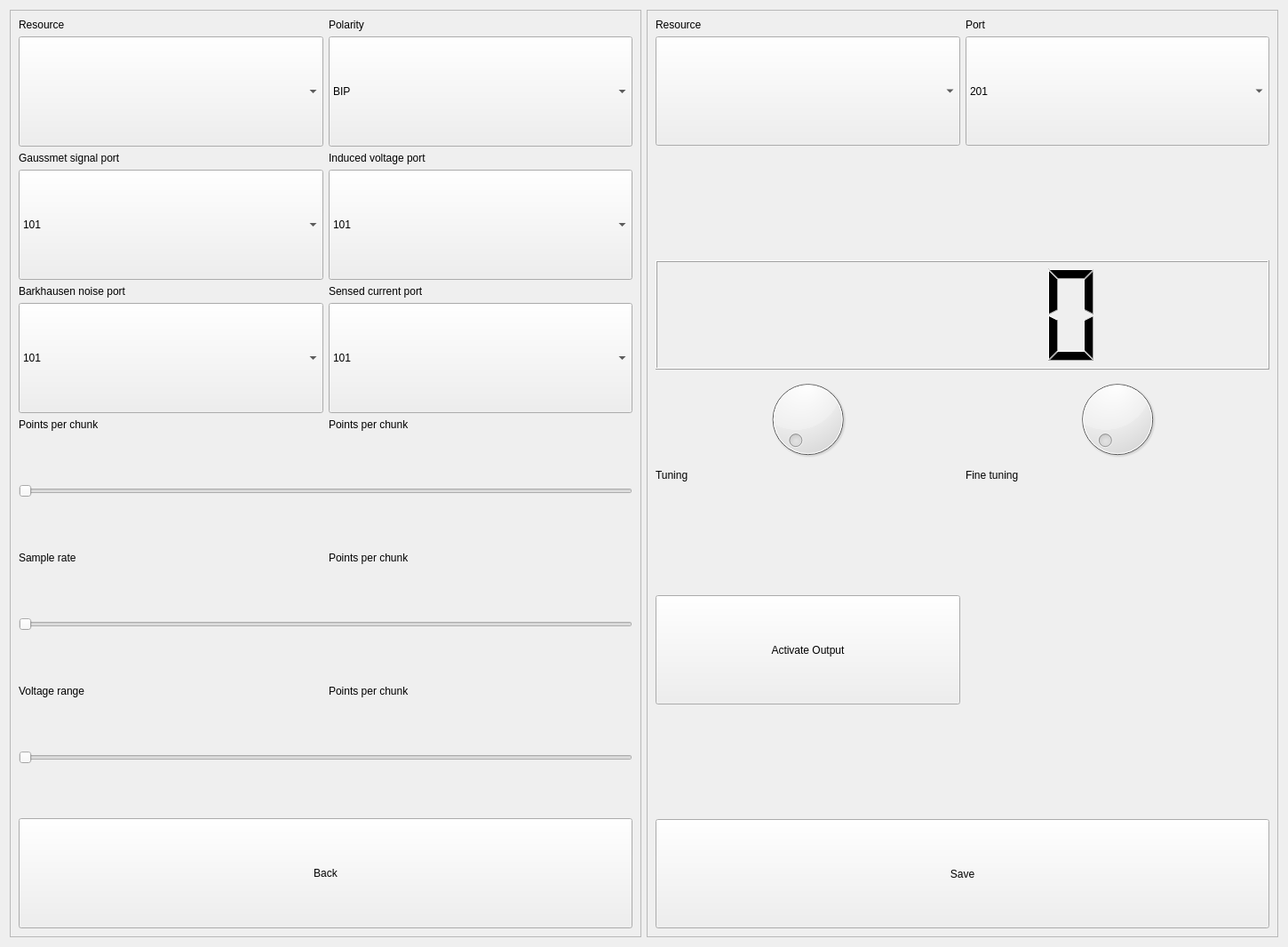
<?xml version="1.0" encoding="UTF-8"?>
<ui version="4.0">
 <class>MeasDeviceSettings</class>
 <widget class="QWidget" name="MeasDeviceSettings">
  <property name="geometry">
   <rect>
    <x>0</x>
    <y>0</y>
    <width>1450</width>
    <height>1066</height>
   </rect>
  </property>
  <property name="windowTitle">
   <string>MeasDeviceSettings</string>
  </property>
  <layout class="QGridLayout" name="gridLayout_3">
   <item row="0" column="0">
    <widget class="QFrame" name="frame">
     <property name="frameShape">
      <enum>QFrame::StyledPanel</enum>
     </property>
     <property name="frameShadow">
      <enum>QFrame::Raised</enum>
     </property>
     <layout class="QGridLayout" name="gridLayout">
      <item row="6" column="1">
       <widget class="QComboBox" name="comboBox_induced_voltage_port">
        <property name="sizePolicy">
         <sizepolicy hsizetype="Preferred" vsizetype="Preferred">
          <horstretch>0</horstretch>
          <verstretch>0</verstretch>
         </sizepolicy>
        </property>
        <item>
         <property name="text">
          <string>101</string>
         </property>
        </item>
        <item>
         <property name="text">
          <string>102</string>
         </property>
        </item>
        <item>
         <property name="text">
          <string>103</string>
         </property>
        </item>
        <item>
         <property name="text">
          <string>104</string>
         </property>
        </item>
       </widget>
      </item>
      <item row="1" column="1">
       <widget class="QComboBox" name="comboBox_polarity_mes">
        <property name="sizePolicy">
         <sizepolicy hsizetype="Preferred" vsizetype="Expanding">
          <horstretch>0</horstretch>
          <verstretch>0</verstretch>
         </sizepolicy>
        </property>
        <item>
         <property name="text">
          <string>BIP</string>
         </property>
        </item>
        <item>
         <property name="text">
          <string>UNIP</string>
         </property>
        </item>
       </widget>
      </item>
      <item row="13" column="0" colspan="2">
       <widget class="QSlider" name="horizontalSlider_sample_rate">
        <property name="sizePolicy">
         <sizepolicy hsizetype="Expanding" vsizetype="Expanding">
          <horstretch>0</horstretch>
          <verstretch>0</verstretch>
         </sizepolicy>
        </property>
        <property name="minimum">
         <number>0</number>
        </property>
        <property name="maximum">
         <number>10</number>
        </property>
        <property name="singleStep">
         <number>1</number>
        </property>
        <property name="pageStep">
         <number>10</number>
        </property>
        <property name="value">
         <number>0</number>
        </property>
        <property name="sliderPosition">
         <number>0</number>
        </property>
        <property name="orientation">
         <enum>Qt::Horizontal</enum>
        </property>
       </widget>
      </item>
      <item row="16" column="1">
       <widget class="QLabel" name="label_voltage_range_vals">
        <property name="text">
         <string>Points per chunk</string>
        </property>
       </widget>
      </item>
      <item row="12" column="0">
       <widget class="QLabel" name="label_sample_rate">
        <property name="text">
         <string>Sample rate</string>
        </property>
       </widget>
      </item>
      <item row="0" column="1">
       <widget class="QLabel" name="label_port">
        <property name="text">
         <string>Polarity</string>
        </property>
       </widget>
      </item>
      <item row="0" column="0">
       <widget class="QLabel" name="label_resource">
        <property name="text">
         <string>Resource</string>
        </property>
       </widget>
      </item>
      <item row="1" column="0">
       <widget class="QComboBox" name="comboBox_resource_mes">
        <property name="sizePolicy">
         <sizepolicy hsizetype="Preferred" vsizetype="Expanding">
          <horstretch>0</horstretch>
          <verstretch>0</verstretch>
         </sizepolicy>
        </property>
        <property name="iconSize">
         <size>
          <width>25</width>
          <height>16</height>
         </size>
        </property>
        <property name="frame">
         <bool>true</bool>
        </property>
       </widget>
      </item>
      <item row="8" column="0">
       <widget class="QComboBox" name="comboBox_barkhausen_noise_port">
        <property name="sizePolicy">
         <sizepolicy hsizetype="Preferred" vsizetype="Preferred">
          <horstretch>0</horstretch>
          <verstretch>0</verstretch>
         </sizepolicy>
        </property>
        <item>
         <property name="text">
          <string>101</string>
         </property>
        </item>
        <item>
         <property name="text">
          <string>102</string>
         </property>
        </item>
        <item>
         <property name="text">
          <string>103</string>
         </property>
        </item>
        <item>
         <property name="text">
          <string>104</string>
         </property>
        </item>
       </widget>
      </item>
      <item row="5" column="1">
       <widget class="QLabel" name="label">
        <property name="text">
         <string>Induced voltage port</string>
        </property>
       </widget>
      </item>
      <item row="7" column="0">
       <widget class="QLabel" name="label_2">
        <property name="text">
         <string>Barkhausen noise port</string>
        </property>
       </widget>
      </item>
      <item row="9" column="1">
       <widget class="QLabel" name="label_points_per_chunk_vals">
        <property name="text">
         <string>Points per chunk</string>
        </property>
       </widget>
      </item>
      <item row="17" column="0" colspan="2">
       <widget class="QSlider" name="horizontalSlider_voltage_range">
        <property name="sizePolicy">
         <sizepolicy hsizetype="Expanding" vsizetype="Expanding">
          <horstretch>0</horstretch>
          <verstretch>0</verstretch>
         </sizepolicy>
        </property>
        <property name="maximum">
         <number>10</number>
        </property>
        <property name="orientation">
         <enum>Qt::Horizontal</enum>
        </property>
       </widget>
      </item>
      <item row="9" column="0">
       <widget class="QLabel" name="label_sample_rate_2">
        <property name="text">
         <string>Points per chunk</string>
        </property>
       </widget>
      </item>
      <item row="16" column="0">
       <widget class="QLabel" name="label_voltage_range">
        <property name="text">
         <string>Voltage range</string>
        </property>
       </widget>
      </item>
      <item row="5" column="0">
       <widget class="QLabel" name="label_polarity">
        <property name="text">
         <string>Gaussmet signal port</string>
        </property>
       </widget>
      </item>
      <item row="11" column="0" colspan="2">
       <widget class="QSlider" name="horizontalSlider_points_per_chunk">
        <property name="sizePolicy">
         <sizepolicy hsizetype="Expanding" vsizetype="Expanding">
          <horstretch>0</horstretch>
          <verstretch>0</verstretch>
         </sizepolicy>
        </property>
        <property name="minimum">
         <number>0</number>
        </property>
        <property name="maximum">
         <number>10</number>
        </property>
        <property name="singleStep">
         <number>1</number>
        </property>
        <property name="pageStep">
         <number>10</number>
        </property>
        <property name="value">
         <number>0</number>
        </property>
        <property name="sliderPosition">
         <number>0</number>
        </property>
        <property name="orientation">
         <enum>Qt::Horizontal</enum>
        </property>
       </widget>
      </item>
      <item row="12" column="1">
       <widget class="QLabel" name="label_sample_rate_vals">
        <property name="text">
         <string>Points per chunk</string>
        </property>
       </widget>
      </item>
      <item row="7" column="1">
       <widget class="QLabel" name="label_3">
        <property name="text">
         <string>Sensed current port</string>
        </property>
       </widget>
      </item>
      <item row="18" column="0" colspan="2">
       <widget class="QPushButton" name="pushButton_back">
        <property name="sizePolicy">
         <sizepolicy hsizetype="Expanding" vsizetype="Expanding">
          <horstretch>0</horstretch>
          <verstretch>0</verstretch>
         </sizepolicy>
        </property>
        <property name="text">
         <string>Back</string>
        </property>
       </widget>
      </item>
      <item row="8" column="1">
       <widget class="QComboBox" name="comboBox_sensed_current_port">
        <property name="sizePolicy">
         <sizepolicy hsizetype="Preferred" vsizetype="Expanding">
          <horstretch>0</horstretch>
          <verstretch>0</verstretch>
         </sizepolicy>
        </property>
        <item>
         <property name="text">
          <string>101</string>
         </property>
        </item>
        <item>
         <property name="text">
          <string>102</string>
         </property>
        </item>
        <item>
         <property name="text">
          <string>103</string>
         </property>
        </item>
        <item>
         <property name="text">
          <string>104</string>
         </property>
        </item>
       </widget>
      </item>
      <item row="6" column="0">
       <widget class="QComboBox" name="comboBox_gaussmet_port">
        <property name="sizePolicy">
         <sizepolicy hsizetype="Preferred" vsizetype="Expanding">
          <horstretch>0</horstretch>
          <verstretch>0</verstretch>
         </sizepolicy>
        </property>
        <property name="iconSize">
         <size>
          <width>50</width>
          <height>16</height>
         </size>
        </property>
        <item>
         <property name="text">
          <string>101</string>
         </property>
        </item>
        <item>
         <property name="text">
          <string>102</string>
         </property>
        </item>
        <item>
         <property name="text">
          <string>103</string>
         </property>
        </item>
        <item>
         <property name="text">
          <string>104</string>
         </property>
        </item>
       </widget>
      </item>
     </layout>
    </widget>
   </item>
   <item row="0" column="1">
    <widget class="QFrame" name="frame_2">
     <property name="frameShape">
      <enum>QFrame::StyledPanel</enum>
     </property>
     <property name="frameShadow">
      <enum>QFrame::Raised</enum>
     </property>
     <layout class="QGridLayout" name="gridLayout_2">
      <item row="1" column="1">
       <widget class="QComboBox" name="comboBox_port_source">
        <property name="sizePolicy">
         <sizepolicy hsizetype="Preferred" vsizetype="Expanding">
          <horstretch>0</horstretch>
          <verstretch>0</verstretch>
         </sizepolicy>
        </property>
        <property name="iconSize">
         <size>
          <width>50</width>
          <height>16</height>
         </size>
        </property>
        <item>
         <property name="text">
          <string>201</string>
         </property>
        </item>
        <item>
         <property name="text">
          <string>202</string>
         </property>
        </item>
       </widget>
      </item>
      <item row="2" column="0">
       <spacer name="verticalSpacer_4">
        <property name="orientation">
         <enum>Qt::Vertical</enum>
        </property>
        <property name="sizeHint" stdset="0">
         <size>
          <width>20</width>
          <height>40</height>
         </size>
        </property>
       </spacer>
      </item>
      <item row="0" column="0">
       <widget class="QLabel" name="label_resource_2">
        <property name="text">
         <string>Resource</string>
        </property>
       </widget>
      </item>
      <item row="7" column="0">
       <spacer name="verticalSpacer_2">
        <property name="orientation">
         <enum>Qt::Vertical</enum>
        </property>
        <property name="sizeHint" stdset="0">
         <size>
          <width>20</width>
          <height>40</height>
         </size>
        </property>
       </spacer>
      </item>
      <item row="3" column="0" colspan="2">
       <widget class="QLCDNumber" name="lcdNumber">
        <property name="sizePolicy">
         <sizepolicy hsizetype="Minimum" vsizetype="Expanding">
          <horstretch>0</horstretch>
          <verstretch>0</verstretch>
         </sizepolicy>
        </property>
       </widget>
      </item>
      <item row="8" column="0">
       <widget class="QPushButton" name="pushButton_active_output">
        <property name="sizePolicy">
         <sizepolicy hsizetype="Minimum" vsizetype="Expanding">
          <horstretch>0</horstretch>
          <verstretch>0</verstretch>
         </sizepolicy>
        </property>
        <property name="text">
         <string>Activate Output</string>
        </property>
       </widget>
      </item>
      <item row="1" column="0">
       <widget class="QComboBox" name="comboBox_resource_source">
        <property name="sizePolicy">
         <sizepolicy hsizetype="Preferred" vsizetype="Expanding">
          <horstretch>0</horstretch>
          <verstretch>0</verstretch>
         </sizepolicy>
        </property>
        <property name="iconSize">
         <size>
          <width>25</width>
          <height>16</height>
         </size>
        </property>
        <property name="frame">
         <bool>true</bool>
        </property>
       </widget>
      </item>
      <item row="9" column="0">
       <spacer name="verticalSpacer_3">
        <property name="orientation">
         <enum>Qt::Vertical</enum>
        </property>
        <property name="sizeType">
         <enum>QSizePolicy::MinimumExpanding</enum>
        </property>
        <property name="sizeHint" stdset="0">
         <size>
          <width>20</width>
          <height>80</height>
         </size>
        </property>
       </spacer>
      </item>
      <item row="0" column="1">
       <widget class="QLabel" name="label_port_2">
        <property name="text">
         <string>Port</string>
        </property>
       </widget>
      </item>
      <item row="5" column="0">
       <widget class="QDial" name="dial_tuning"/>
      </item>
      <item row="10" column="0" colspan="2">
       <widget class="QPushButton" name="pushButton_save">
        <property name="sizePolicy">
         <sizepolicy hsizetype="Expanding" vsizetype="Expanding">
          <horstretch>0</horstretch>
          <verstretch>0</verstretch>
         </sizepolicy>
        </property>
        <property name="text">
         <string>Save</string>
        </property>
       </widget>
      </item>
      <item row="5" column="1">
       <widget class="QDial" name="dial_fine_tuning"/>
      </item>
      <item row="6" column="0">
       <widget class="QLabel" name="label_4">
        <property name="text">
         <string>Tuning</string>
        </property>
       </widget>
      </item>
      <item row="6" column="1">
       <widget class="QLabel" name="label_5">
        <property name="text">
         <string>Fine tuning</string>
        </property>
       </widget>
      </item>
     </layout>
    </widget>
   </item>
  </layout>
 </widget>
 <resources/>
 <connections/>
</ui>
